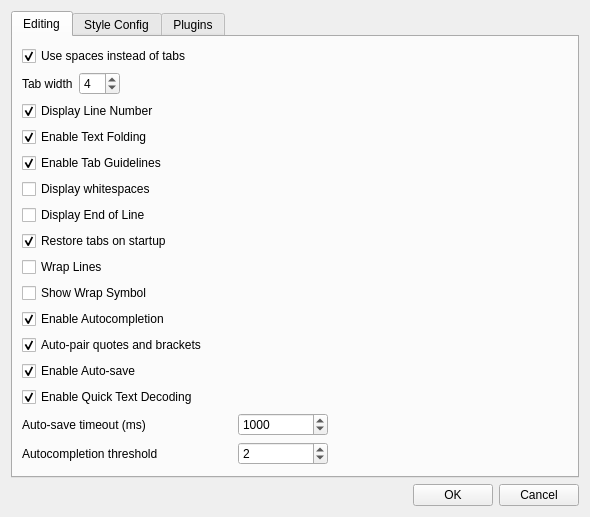
<?xml version="1.0" encoding="UTF-8"?>
<ui version="4.0">
 <class>ConfigurationDlg</class>
 <widget class="QDialog" name="ConfigurationDlg">
  <property name="geometry">
   <rect>
    <x>0</x>
    <y>0</y>
    <width>590</width>
    <height>503</height>
   </rect>
  </property>
  <property name="windowTitle">
   <string>Configuration</string>
  </property>
  <layout class="QVBoxLayout" name="verticalLayout_3">
   <item>
    <widget class="QTabWidget" name="tabWidget">
     <property name="currentIndex">
      <number>0</number>
     </property>
     <widget class="QWidget" name="editingTab">
      <attribute name="title">
       <string>Editing</string>
      </attribute>
      <layout class="QHBoxLayout" name="horizontalLayout_3">
       <item>
        <layout class="QVBoxLayout" name="verticalLayout_2">
         <item>
          <layout class="QGridLayout" name="gridLayout">
           <item row="0" column="0" colspan="3">
            <widget class="QCheckBox" name="tabSpacesCheckBox">
             <property name="toolTip">
              <string>Use multiple spaces when Tab is pressed instead of a tab character. This is recommended for Python scripts.</string>
             </property>
             <property name="text">
              <string>Use spaces instead of tabs</string>
             </property>
             <property name="checked">
              <bool>true</bool>
             </property>
            </widget>
           </item>
           <item row="1" column="0">
            <widget class="QLabel" name="tabWidthLabel">
             <property name="text">
              <string>Tab width</string>
             </property>
            </widget>
           </item>
           <item row="1" column="1">
            <widget class="QSpinBox" name="spacesSpinBox">
             <property name="enabled">
              <bool>true</bool>
             </property>
             <property name="minimum">
              <number>1</number>
             </property>
             <property name="value">
              <number>4</number>
             </property>
            </widget>
           </item>
           <item row="1" column="2">
            <spacer name="spacerItem">
             <property name="orientation">
              <enum>Qt::Horizontal</enum>
             </property>
             <property name="sizeHint" stdset="0">
              <size>
               <width>40</width>
               <height>20</height>
              </size>
             </property>
            </spacer>
           </item>
          </layout>
         </item>
         <item>
          <layout class="QVBoxLayout" name="verticalLayout">
           <item>
            <widget class="QCheckBox" name="lineNumberCheckBox">
             <property name="text">
              <string>Display Line Number</string>
             </property>
             <property name="checked">
              <bool>true</bool>
             </property>
            </widget>
           </item>
           <item>
            <widget class="QCheckBox" name="foldTextCheckBox">
             <property name="text">
              <string>Enable Text Folding</string>
             </property>
             <property name="checked">
              <bool>true</bool>
             </property>
            </widget>
           </item>
           <item>
            <widget class="QCheckBox" name="tabGuidelinesCheckBox">
             <property name="toolTip">
              <string>Display/hide vertical marks that help visualize indentation</string>
             </property>
             <property name="text">
              <string>Enable Tab Guidelines</string>
             </property>
             <property name="checked">
              <bool>true</bool>
             </property>
            </widget>
           </item>
           <item>
            <widget class="QCheckBox" name="whiteSpaceCheckBox">
             <property name="toolTip">
              <string>Display/hide normally invisible white spaces</string>
             </property>
             <property name="text">
              <string>Display whitespaces</string>
             </property>
            </widget>
           </item>
           <item>
            <widget class="QCheckBox" name="eolCheckBox">
             <property name="text">
              <string>Display End of Line</string>
             </property>
            </widget>
           </item>
           <item>
            <widget class="QCheckBox" name="restoreTabsCheckBox">
             <property name="text">
              <string>Restore tabs on startup</string>
             </property>
             <property name="checked">
              <bool>true</bool>
             </property>
            </widget>
           </item>
           <item>
            <widget class="QCheckBox" name="wrapLinesCheckBox">
             <property name="text">
              <string>Wrap Lines</string>
             </property>
            </widget>
           </item>
           <item>
            <widget class="QCheckBox" name="showWrapSymbolCheckBox">
             <property name="text">
              <string>Show Wrap Symbol</string>
             </property>
            </widget>
           </item>
           <item>
            <widget class="QCheckBox" name="autocompletionCheckBox">
             <property name="text">
              <string>Enable Autocompletion</string>
             </property>
             <property name="checked">
              <bool>true</bool>
             </property>
            </widget>
           </item>
           <item>
            <widget class="QCheckBox" name="autoPairCharactersCheckBox">
             <property name="toolTip">
              <string>Automatically insert matching closing quotes, parentheses, brackets, and braces</string>
             </property>
             <property name="text">
              <string>Auto-pair quotes and brackets</string>
             </property>
             <property name="checked">
              <bool>true</bool>
             </property>
            </widget>
           </item>
           <item>
            <widget class="QCheckBox" name="autoSaveCheckBox">
             <property name="toolTip">
              <string>Automatically save modified named files after a short delay</string>
             </property>
             <property name="text">
              <string>Enable Auto-save</string>
             </property>
             <property name="checked">
              <bool>true</bool>
             </property>
            </widget>
           </item>
           <item>
            <widget class="QCheckBox" name="quickTextDecodingCB">
             <property name="toolTip">
              <string>Enable text decoding based on the first 1000 characters. This can be less accurate than full text scanning, but documents open faster.</string>
             </property>
             <property name="text">
              <string>Enable Quick Text Decoding</string>
             </property>
             <property name="checked">
              <bool>true</bool>
             </property>
            </widget>
           </item>
           <item>
            <layout class="QFormLayout" name="editingOptionsFormLayout">
             <property name="fieldGrowthPolicy">
              <enum>QFormLayout::FieldsStayAtSizeHint</enum>
             </property>
             <property name="labelAlignment">
              <set>Qt::AlignRight|Qt::AlignTrailing|Qt::AlignVCenter</set>
             </property>
             <property name="formAlignment">
              <set>Qt::AlignLeading|Qt::AlignLeft|Qt::AlignTop</set>
             </property>
             <item row="0" column="0">
              <widget class="QLabel" name="autoSaveIntervalLabel">
               <property name="minimumSize">
                <size>
                 <width>210</width>
                 <height>0</height>
                </size>
               </property>
               <property name="toolTip">
                <string>Delay in milliseconds after typing stops before autosave runs</string>
               </property>
               <property name="text">
                <string>Auto-save timeout (ms)</string>
               </property>
              </widget>
             </item>
             <item row="0" column="1">
              <widget class="QSpinBox" name="autoSaveIntervalSpinBox">
               <property name="minimumSize">
                <size>
                 <width>90</width>
                 <height>0</height>
                </size>
               </property>
               <property name="toolTip">
                <string>Delay in milliseconds after typing stops before autosave runs</string>
               </property>
               <property name="minimum">
                <number>100</number>
               </property>
               <property name="maximum">
                <number>600000</number>
               </property>
               <property name="singleStep">
                <number>100</number>
               </property>
               <property name="value">
                <number>1000</number>
               </property>
              </widget>
             </item>
             <item row="1" column="0">
              <widget class="QLabel" name="autocompletionLabel">
               <property name="minimumSize">
                <size>
                 <width>210</width>
                 <height>0</height>
                </size>
               </property>
               <property name="toolTip">
                <string>Determines minimum number of characters after which autocompletion options will be displayed</string>
               </property>
               <property name="text">
                <string>Autocompletion threshold</string>
               </property>
              </widget>
             </item>
             <item row="1" column="1">
              <widget class="QSpinBox" name="autocompletionSpinBox">
               <property name="minimumSize">
                <size>
                 <width>90</width>
                 <height>0</height>
                </size>
               </property>
               <property name="minimum">
                <number>1</number>
               </property>
               <property name="value">
                <number>2</number>
               </property>
              </widget>
             </item>
            </layout>
           </item>
          </layout>
         </item>
        </layout>
       </item>
       <item>
        <spacer name="spacerItem2">
         <property name="orientation">
          <enum>Qt::Vertical</enum>
         </property>
         <property name="sizeHint" stdset="0">
          <size>
           <width>177</width>
           <height>10</height>
          </size>
         </property>
        </spacer>
       </item>
       <item>
        <spacer name="spacerItem1">
         <property name="orientation">
          <enum>Qt::Horizontal</enum>
         </property>
         <property name="sizeHint" stdset="0">
          <size>
           <width>204</width>
           <height>291</height>
          </size>
         </property>
        </spacer>
       </item>
      </layout>
     </widget>
     <widget class="QWidget" name="tab_2">
      <attribute name="title">
       <string>Style Config</string>
      </attribute>
      <layout class="QVBoxLayout" name="verticalLayout_9">
       <property name="leftMargin">
        <number>0</number>
       </property>
       <property name="topMargin">
        <number>0</number>
       </property>
       <property name="rightMargin">
        <number>0</number>
       </property>
       <property name="bottomMargin">
        <number>0</number>
       </property>
       <item>
        <layout class="QHBoxLayout" name="horizontalLayout_8">
         <item>
          <layout class="QVBoxLayout" name="verticalLayout_8">
           <item>
            <widget class="QGroupBox" name="groupBox">
             <property name="title">
              <string>Editor Theme</string>
             </property>
             <layout class="QVBoxLayout" name="verticalLayout_5">
              <item>
               <widget class="QComboBox" name="themeCB"/>
              </item>
             </layout>
            </widget>
           </item>
           <item>
            <widget class="QGroupBox" name="fontGroupBox">
             <property name="title">
              <string>Fonts</string>
             </property>
             <layout class="QVBoxLayout" name="verticalLayout_7">
              <item>
               <layout class="QVBoxLayout" name="verticalLayout_4">
                <item>
                 <layout class="QHBoxLayout" name="horizontalLayout_4">
                  <item>
                   <widget class="QLabel" name="fontLabel">
                    <property name="text">
                     <string>Font</string>
                    </property>
                   </widget>
                  </item>
                  <item>
                   <widget class="QFontComboBox" name="fontComboBox">
                    <property name="currentFont">
                     <font>
                      <family>Courier New</family>
                      <pointsize>10</pointsize>
                     </font>
                    </property>
                   </widget>
                  </item>
                 </layout>
                </item>
                <item>
                 <layout class="QHBoxLayout" name="horizontalLayout_5">
                  <item>
                   <widget class="QLabel" name="fontSizeLabel">
                    <property name="text">
                     <string>Size</string>
                    </property>
                   </widget>
                  </item>
                  <item>
                   <spacer name="spacerItem3">
                    <property name="orientation">
                     <enum>Qt::Horizontal</enum>
                    </property>
                    <property name="sizeHint" stdset="0">
                     <size>
                      <width>40</width>
                      <height>20</height>
                     </size>
                    </property>
                   </spacer>
                  </item>
                  <item>
                   <widget class="QComboBox" name="fontSizeComboBox">
                    <item>
                     <property name="text">
                      <string>8</string>
                     </property>
                    </item>
                    <item>
                     <property name="text">
                      <string>9</string>
                     </property>
                    </item>
                    <item>
                     <property name="text">
                      <string>10</string>
                     </property>
                    </item>
                    <item>
                     <property name="text">
                      <string>11</string>
                     </property>
                    </item>
                    <item>
                     <property name="text">
                      <string>12</string>
                     </property>
                    </item>
                    <item>
                     <property name="text">
                      <string>14</string>
                     </property>
                    </item>
                    <item>
                     <property name="text">
                      <string>16</string>
                     </property>
                    </item>
                    <item>
                     <property name="text">
                      <string>18</string>
                     </property>
                    </item>
                    <item>
                     <property name="text">
                      <string>20</string>
                     </property>
                    </item>
                    <item>
                     <property name="text">
                      <string>22</string>
                     </property>
                    </item>
                    <item>
                     <property name="text">
                      <string>24</string>
                     </property>
                    </item>
                    <item>
                     <property name="text">
                      <string>26</string>
                     </property>
                    </item>
                    <item>
                     <property name="text">
                      <string>28</string>
                     </property>
                    </item>
                   </widget>
                  </item>
                 </layout>
                </item>
               </layout>
              </item>
             </layout>
            </widget>
           </item>
          </layout>
         </item>
         <item>
          <spacer name="spacerItem4">
           <property name="orientation">
            <enum>Qt::Horizontal</enum>
           </property>
           <property name="sizeHint" stdset="0">
            <size>
             <width>40</width>
             <height>20</height>
            </size>
           </property>
          </spacer>
         </item>
        </layout>
       </item>
       <item>
        <spacer name="spacerItem5">
         <property name="orientation">
          <enum>Qt::Vertical</enum>
         </property>
         <property name="sizeHint" stdset="0">
          <size>
           <width>17</width>
           <height>165</height>
          </size>
         </property>
        </spacer>
       </item>
      </layout>
     </widget>
     <widget class="QWidget" name="tab">
      <attribute name="title">
       <string>Plugins</string>
      </attribute>
      <layout class="QVBoxLayout" name="verticalLayout_10">
       <property name="leftMargin">
        <number>0</number>
       </property>
       <property name="topMargin">
        <number>0</number>
       </property>
       <property name="rightMargin">
        <number>0</number>
       </property>
       <property name="bottomMargin">
        <number>0</number>
       </property>
       <item>
        <layout class="QHBoxLayout" name="horizontalLayout_7">
         <item>
          <widget class="QListWidget" name="pluginsLW"/>
         </item>
         <item>
          <layout class="QVBoxLayout" name="verticalLayout_6">
           <item>
            <widget class="QTextEdit" name="pluginsTE">
             <property name="readOnly">
              <bool>true</bool>
             </property>
            </widget>
           </item>
           <item>
            <layout class="QHBoxLayout" name="horizontalLayout_6">
             <item>
              <widget class="QPushButton" name="loadPB">
               <property name="text">
                <string>Load</string>
               </property>
              </widget>
             </item>
             <item>
              <widget class="QPushButton" name="unloadPB">
               <property name="text">
                <string>Unload</string>
               </property>
              </widget>
             </item>
             <item>
              <widget class="QCheckBox" name="loadOnStartupCHB">
               <property name="text">
                <string>Load on startup</string>
               </property>
              </widget>
             </item>
             <item>
              <spacer name="spacerItem6">
               <property name="orientation">
                <enum>Qt::Horizontal</enum>
               </property>
               <property name="sizeHint" stdset="0">
                <size>
                 <width>40</width>
                 <height>20</height>
                </size>
               </property>
              </spacer>
             </item>
            </layout>
           </item>
           <item>
            <spacer name="spacerItem7">
             <property name="orientation">
              <enum>Qt::Vertical</enum>
             </property>
             <property name="sizeHint" stdset="0">
              <size>
               <width>20</width>
               <height>40</height>
              </size>
             </property>
            </spacer>
           </item>
          </layout>
         </item>
        </layout>
       </item>
      </layout>
     </widget>
    </widget>
   </item>
   <item>
    <layout class="QHBoxLayout" name="horizontalLayout_2">
     <item>
      <spacer name="spacerItem8">
       <property name="orientation">
        <enum>Qt::Horizontal</enum>
       </property>
       <property name="sizeHint" stdset="0">
        <size>
         <width>40</width>
         <height>20</height>
        </size>
       </property>
      </spacer>
     </item>
     <item>
      <layout class="QHBoxLayout" name="horizontalLayout">
       <item>
        <widget class="QPushButton" name="okButton">
         <property name="text">
          <string>OK</string>
         </property>
        </widget>
       </item>
       <item>
        <widget class="QPushButton" name="cancelButton">
         <property name="text">
          <string>Cancel</string>
         </property>
        </widget>
       </item>
      </layout>
     </item>
    </layout>
   </item>
  </layout>
 </widget>
 <resources/>
 <connections>
  <connection>
   <sender>tabSpacesCheckBox</sender>
   <signal>toggled(bool)</signal>
   <receiver>spacesSpinBox</receiver>
   <slot>setEnabled(bool)</slot>
   <hints>
    <hint type="sourcelabel">
     <x>20</x>
     <y>20</y>
    </hint>
    <hint type="destinationlabel">
     <x>20</x>
     <y>20</y>
    </hint>
   </hints>
  </connection>
  <connection>
   <sender>cancelButton</sender>
   <signal>clicked()</signal>
   <receiver>ConfigurationDlg</receiver>
   <slot>reject()</slot>
   <hints>
    <hint type="sourcelabel">
     <x>20</x>
     <y>20</y>
    </hint>
    <hint type="destinationlabel">
     <x>20</x>
     <y>20</y>
    </hint>
   </hints>
  </connection>
  <connection>
   <sender>okButton</sender>
   <signal>clicked()</signal>
   <receiver>ConfigurationDlg</receiver>
   <slot>accept()</slot>
   <hints>
    <hint type="sourcelabel">
     <x>20</x>
     <y>20</y>
    </hint>
    <hint type="destinationlabel">
     <x>20</x>
     <y>20</y>
    </hint>
   </hints>
  </connection>
  <connection>
   <sender>wrapLinesCheckBox</sender>
   <signal>toggled(bool)</signal>
   <receiver>showWrapSymbolCheckBox</receiver>
   <slot>setEnabled(bool)</slot>
   <hints>
    <hint type="sourcelabel">
     <x>20</x>
     <y>20</y>
    </hint>
    <hint type="destinationlabel">
     <x>20</x>
     <y>20</y>
    </hint>
   </hints>
  </connection>
  <connection>
   <sender>autocompletionCheckBox</sender>
   <signal>toggled(bool)</signal>
   <receiver>autocompletionSpinBox</receiver>
   <slot>setEnabled(bool)</slot>
   <hints>
    <hint type="sourcelabel">
     <x>20</x>
     <y>20</y>
    </hint>
    <hint type="destinationlabel">
     <x>20</x>
     <y>20</y>
    </hint>
   </hints>
  </connection>
  <connection>
   <sender>autoSaveCheckBox</sender>
   <signal>toggled(bool)</signal>
   <receiver>autoSaveIntervalLabel</receiver>
   <slot>setEnabled(bool)</slot>
   <hints>
    <hint type="sourcelabel">
     <x>20</x>
     <y>20</y>
    </hint>
    <hint type="destinationlabel">
     <x>20</x>
     <y>20</y>
    </hint>
   </hints>
  </connection>
  <connection>
   <sender>autoSaveCheckBox</sender>
   <signal>toggled(bool)</signal>
   <receiver>autoSaveIntervalSpinBox</receiver>
   <slot>setEnabled(bool)</slot>
   <hints>
    <hint type="sourcelabel">
     <x>20</x>
     <y>20</y>
    </hint>
    <hint type="destinationlabel">
     <x>20</x>
     <y>20</y>
    </hint>
   </hints>
  </connection>
 </connections>
</ui>
